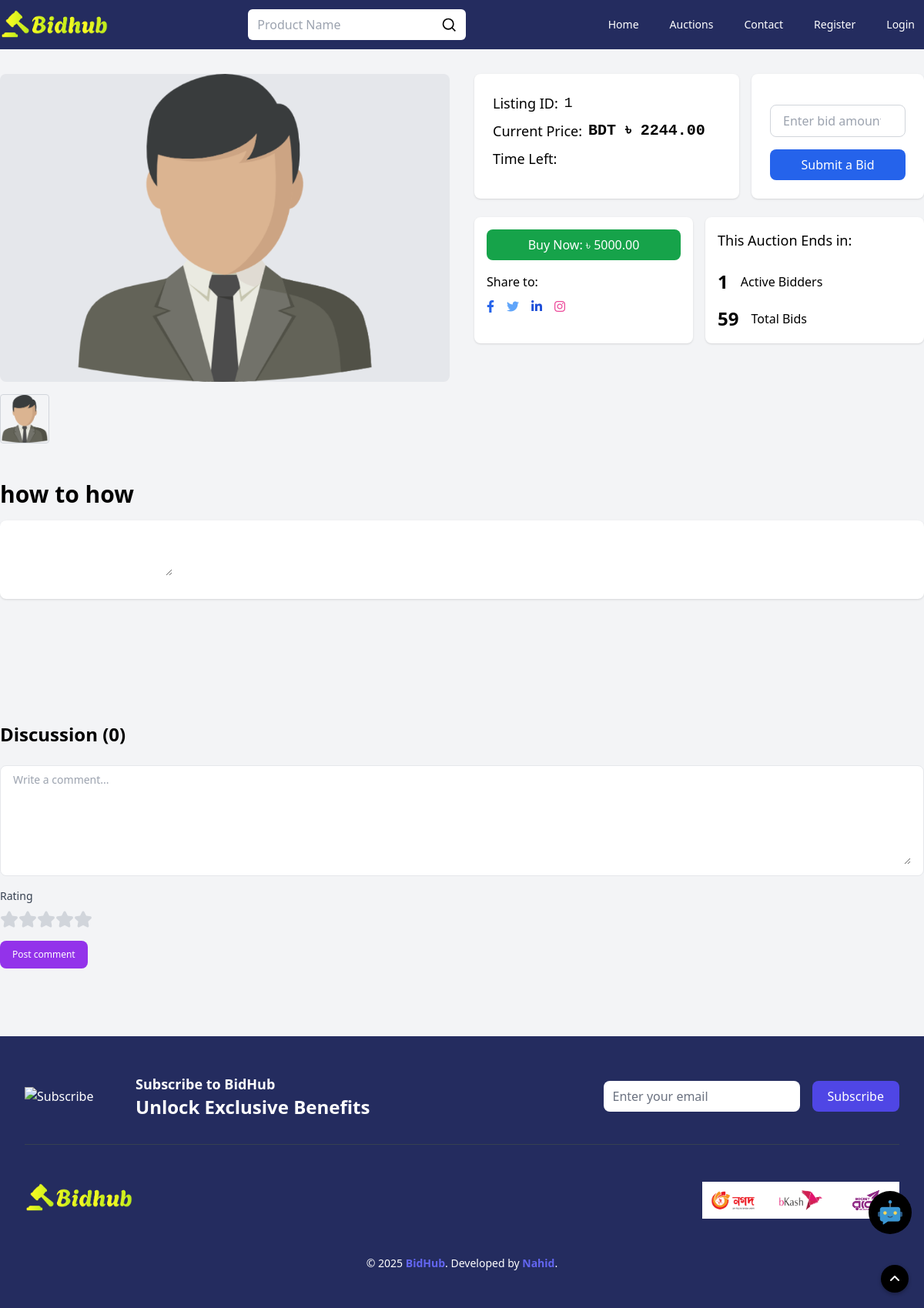
Page /auction/1 on the committed database.
### auctions/models.py (models this page shows, shortened)
class AuctionList(models.Model):
    user = models.ForeignKey(User, on_delete=models.CASCADE, null=True)
    title = models.CharField(max_length=2000)
    desc = tinymce_models.HTMLField()
    starting_bid = models.IntegerField()
    buy_now_price = models.IntegerField(default=0)
    bid_watch_list = models.IntegerField(default=0)
    expire_date = models.DateTimeField(blank=False, null=True)
    categories = models.ManyToManyField('Category', through='AuctionCategory')
    active_bool = models.BooleanField(default=True)
    def get_highest_bid(self):
        highest_bid = self.bids.order_by('-bid').first()
        return highest_bid.bid if highest_bid else self.starting_bid

### auctions/views.py (the view)
# urls.py: path("auction/<int:list_id>", views.auction_details, name="auctionDetails"),
def auction_details(request, list_id):
    auction = get_object_or_404(AuctionList, pk=list_id, active_bool=True)
    images = AuctionImage.objects.filter(auction=auction)
    image_urls = [request.build_absolute_uri(image.image_url.url) for image in images if image.image_url]
    bids_present = Bids.objects.filter(auction=auction)
    total_bids = bids_present.count()
    total_bidders = Bids.objects.filter(auction=auction).values('user').annotate(total_bids=Count('user')).count()
    highest_bid = auction.get_highest_bid()
    comments = Comments.objects.filter(listing=auction)
    for comment in comments:
        comment.user_photo = comment.user.profile_picture.url if comment.user.profile_picture else None
    rating_range = range(1, 6)
    context = {
        "list": auction,
        "image_urls": image_urls,
        "comments": comments,
        "rating_range": rating_range,
        "present_bid": minbid(auction.starting_bid, bids_present),
        "total_bids": total_bids,
        "total_bidders": total_bidders,
        "highest_bid": highest_bid,  # Add highest bid to context
        "is_owner": auction.user == request.user,
        "is_payment": Payment.objects.filter(auction=auction, status="VALID").exists()
    }
    return render(request, "details.html", context)

### auctions/views.py (called while the page is built)
def minbid(min_bid, present_bid):
    for bids_list in present_bid:
        if min_bid < int(bids_list.bid):
            min_bid = int(bids_list.bid)
    return min_bid

### auctions/templates/details.html (shortened to what this page needs)
{% extends "layout.html" %}
{% load static %}
{% block body %}
    <section class="py-24 bg-gray-100">
        <div class="container mx-auto px-4 lg:px-0 max-w-[1280px] w-full m-auto">
            <div class="grid grid-cols-1 lg:grid-cols-2 gap-8">
                <div class="relative">
                    <div class="relative w-full h-[400px] bg-gray-200 rounded-lg overflow-hidden">
                        {% if image_urls %}
                            <img src="{{ image_urls.0 }}"
                                 alt="Auction Image"
                                 id="mainImage"
                                 class="w-auto h-full m-auto object-cover object-center cursor-pointer"
                                 onclick="openFullscreen(this.src)"
                            />
                        {% endif %}
                    </div>
                    <div class="relative flex items-center">
                        <div class="flex gap-2 mt-4 overflow-x-auto scroll-smooth scrollbar-hide" id="thumbnail-slider">
                            {% for image_url in image_urls %}
                                <div class="w-16 h-16 flex-shrink-0 overflow-hidden border border-gray-300 rounded cursor-pointer snap-center"
                                     onclick="showImg(this.querySelector('img').src)">
                                    <img src="{{ image_url }}"
                                         alt="Thumbnail Image"
                                         class="w-full h-full object-cover transition-transform transform hover:scale-110"/>
                                </div>
                            {% endfor %}
                        </div>
                    </div>
                </div>
                <div class="space-y-6">
                    <div class="grid grid-cols-1 md:grid-cols-5 gap-4">
                        <div class="bg-white shadow rounded-lg p-6 md:col-span-3">
                            <ul class="space-y-2">
                                <li class="flex gap-2 items-center text-lg font-medium">
                                    <span>Listing ID:</span>
                                    <span class="font-mono">{{ list.id }}</span>
                                </li>
                                <li class="flex gap-2 items-center text-lg font-medium">
                                    <span>Current Price:</span>
                                    <span class="text-xl font-bold font-mono">BDT ৳
                                        {{ present_bid|floatformat:2 }}</span>
                                </li>
                                <li class="flex gap-2 items-center text-lg font-medium">
                                    <span>Time Left:</span>
                                </li>
                            </ul>
                        </div>
                        <div class="bg-white shadow rounded-lg p-6 md:col-span-2">
                            {% if is_payment %}
                                <div class="h-full w-full flex flex-col gap-4 justify-center items-center">
                                    <h1 class="text-xl">Payment Completed</h1>
                                    <svg xmlns="http://www.w3.org/2000/svg" x="0px" y="0px" width="70" height="70"
                                         viewBox="0 0 48 48">
                                        <path fill="#4caf50"
                                              d="M44,24c0,11.045-8.955,20-20,20S4,35.045,4,24S12.955,4,24,4S44,12.955,44,24z"></path>
                                        <path fill="#ccff90"
                                              d="M34.602,14.602L21,28.199l-5.602-5.598l-2.797,2.797L21,33.801l16.398-16.402L34.602,14.602z"></path>
                                    </svg>
                                </div>
                            {% else %}
                                {% if is_owner %}
                                    <div class="w-full h-full flex justify-center items-center">
                                        <a href="javascript:void(0);"
                                           class="bg-red-600 text-white px-4 py-2 rounded-lg hover:bg-red-700"
                                           onclick="openCloseBidModal('{{ list.id }}')">Close Auction</a>
                                    </div>
                                {% else %}
                                    <form class="space-y-4 flex flex-col items-center" method="POST"
                                          action="{% url 'bid' list.id %}">
                                        <input required name="bid_amount"
                                               placeholder="Enter bid amount"
                                               type="number"
                                               class="w-full px-4 py-2 border border-gray-300 rounded-lg focus:ring-2 focus:ring-blue-500"/>
                                        <button type="submit"
                                                class="bg-blue-600 text-white px-4 py-2 rounded-lg hover:bg-blue-700 w-full"
                                        >
                                            Submit a Bid
                                        </button>
                                    </form>
                                {% endif %}
                            {% endif %}
                        </div>
                    </div>
                    <div class="grid grid-cols-1 md:grid-cols-2 gap-4">
                        <div class="bg-white shadow rounded-lg p-4 col-span-1">
                            {% if not is_payment %}
                                <a href="{% url 'BuyNow' list.id %}"
                                   class="block bg-green-600 text-white px-4 py-2 rounded-lg text-center hover:bg-green-700"
                                >
                                    Buy Now: ৳ {{ list.buy_now_price|floatformat:2 }}
                                </a>
                            {% endif %}
                            <div class="flex gap-4 items-center justify-between">
                                <div class="mt-4">
                                    <span class="block mb-2 font-medium">Share to:</span>
                                    <ul class="flex space-x-4">
                                        <li>
                                            <a href="#0" class="text-blue-600 hover:text-blue-700">
                                                <i class="fab fa-facebook-f"></i></a>
                                        </li>
                                        <li>
                                            <a href="#0" class="text-blue-400 hover:text-blue-500">
                                                <i class="fab fa-twitter"></i></a>
                                        </li>
                                        <li>
                                            <a href="#0" class="text-blue-700 hover:text-blue-800">
                                                <i class="fab fa-linkedin-in"></i></a>
                                        </li>
                                        <li>
                                            <a href="#0" class="text-pink-500 hover:text-pink-600">
                                                <i class="fab fa-instagram"></i></a>
                                        </li>
                                    </ul>
                                </div>
                            </div>
                        </div>
                        <div class="bg-white shadow rounded-lg p-4 col-span-1">
                            <h6 class="text-lg font-medium">This Auction Ends in:</h6>
                            <div class="mt-6 space-y-4">
                                <div class="flex items-center space-x-4">
                                    <h3 class="text-2xl font-bold">
                                        <span class="counter">{{ total_bidders }}</span>
                                    </h3>
                                    <p>Active Bidders</p>
                                </div>
                                <div class="flex items-center space-x-4">
                                    <h3 class="text-2xl font-bold">
                                        <span class="counter">{{ total_bids }}</span>
                                    </h3>
                                    <p>Total Bids</p>
                                </div>
                            </div>
                        </div>
                    </div>
                </div>
            </div>
            <h3 class="text-3xl font-semibold mt-12 cursor-pointer" onclick="toggleTitle(this)">
                <span class="line-clamp-1 overflow-hidden">{{ list.title }}</span>
            </h3>
            <div class="mt-4">
                <div class="bg-white shadow rounded-lg p-6">
                    <textarea id="desc">
                        {{ list.desc }}
                    </textarea>
                </div>
            </div>
        </div>
    </section>
    <section class="py-8 lg:py-16 bg-gray-100 text-black">
        <div class="max-w-7xl mx-auto">
            <div class="flex justify-between items-center mb-6">
                <h2 class="text-lg lg:text-2xl font-bold">Discussion ({{ comments|length }})</h2>
            </div>
            <form class="mb-6" action="{% url 'comment' %}" method="POST">
                <div class="py-2 px-4 bg-white mb-4 rounded-lg rounded-t-lg border">
                    <textarea id="comment" rows="6" name="comment"
                              class="px-0 w-full text-sm border-0 focus:ring-0 focus:outline-none"
                              placeholder="Write a comment..." required></textarea>
                </div>
                <div class="mb-4">
                    <label for="rating" class="block text-sm font-medium text-gray-700 mb-2">Rating</label>
                    <div class="flex items-center" id="star-rating">
                        {% for i in rating_range %}
                            <svg class="w-6 h-6 text-gray-300 cursor-pointer" data-index="{{ i }}"
                                 xmlns="http://www.w3.org/2000/svg" fill="currentColor" viewBox="0 0 22 20">
                                <path d="M20.924 7.625a1.523 1.523 0 0 0-1.238-1.044l-5.051-.734-2.259-4.577a1.534 1.534 0 0 0-2.752 0L7.365 5.847l-5.051.734A1.535 1.535 0 0 0 1.463 9.2l3.656 3.563-.863 5.031a1.532 1.532 0 0 0 2.226 1.616L11 17.033l4.518 2.375a1.534 1.534 0 0 0 2.226-1.617l-.863-5.03L20.537 9.2a1.523 1.523 0 0 0 .387-1.575Z"/>
                            </svg>
                        {% endfor %}
                    </div>
                </div>
                <button type="submit" name="list_id" value="{{ list.id }}"
                        class="inline-flex bg-purple-600 text-white items-center py-2.5 px-4 text-xs font-medium text-center rounded-lg focus:ring-4">
                    Post comment
                </button>
            </form>
        </div>
    </section>
    {% include "assistant.html" %}
{% endblock %}

### rows in the picture
AuctionList: id "1", buy_now_price "5000.00", title "how to how"

### other values in the picture
{{ present_bid|floatformat:2 }} "2244.00"
{{ total_bidders }} "1"
{{ total_bids }} "59"
{{ comments|length }} "0"
